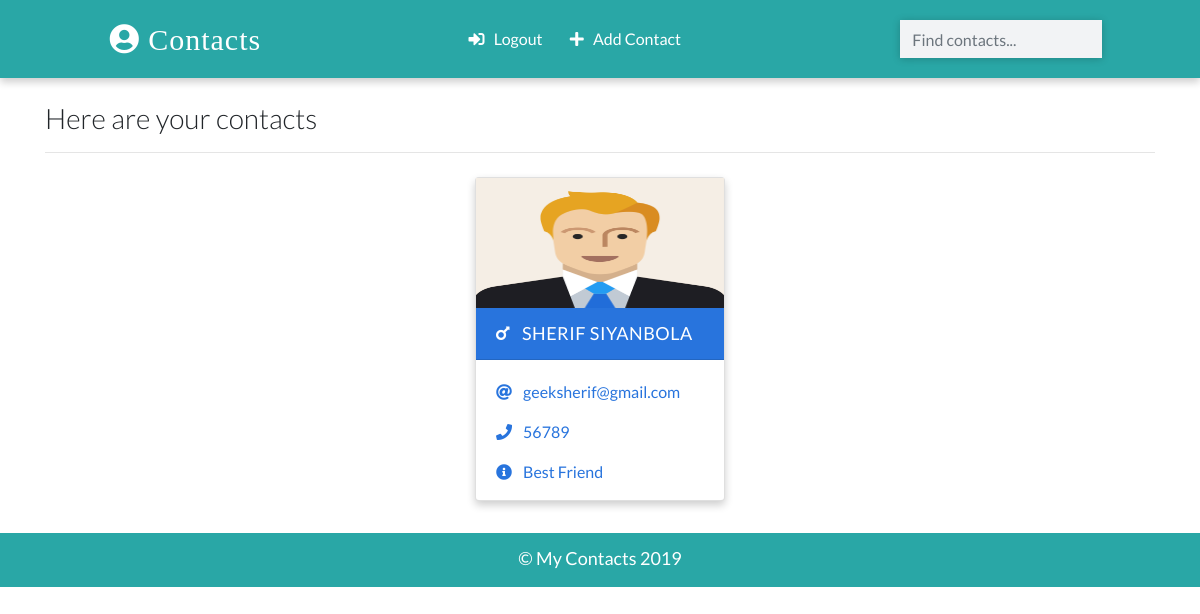
The app's page / (signed in) with its own data.
### app/models.py (models this page shows, shortened)
class Contact(models.Model):
    manager = models.ForeignKey(User, on_delete=models.CASCADE, default=None)
    name = models.CharField(max_length=100)
    email = models.EmailField(max_length=100)
    phone = models.IntegerField()
    info = models.CharField(max_length=100)
    gender = models.CharField(max_length=100, choices=(
        ('male', 'Male'),
        ('female', 'Female')
    ))
    image = models.ImageField(upload_to='images/', blank=True)
    date_added = models.DateTimeField(default=datetime.now)
    class Meta:
        ordering = ['-id']

### app/views.py (the view)
# urls.py: path('',views.HomePageView.as_view(), name="home"),
class HomePageView(LoginRequiredMixin, ListView):
    template_name = 'index.html'
    model = Contact
    context_object_name = 'contacts'
    def get_queryset(self):
        contacts = super().get_queryset()
        return contacts.filter(manager=self.request.user)

### templates/index.html (shortened to what this page needs)
{% extends 'base.html' %}
{% load static %}
{% block content %}
<div class="container">
    <h3 class="heading font-weight-light">Here are your contacts</h3>
    <hr />
</div>
  <div class="container main-part">
  {% if  contacts %}
  {% for contact in contacts%}
    {% include 'partials/_card.html' %}
  {% endfor %}
  {% else %}
  <p class="d-block font-weight-light my-2 heading">You have not saved any contact yet</p>
  {% endif %}
</div>
{% endblock content %}

### templates/partials/_card.html (shortened to what this page needs)
{% load static %}
 {% if  contact.gender == 'male' %}
    <div class="card my-2 mx-2 boy-card {% if 'detail' in request.path %} mx-auto w-25 {% endif %}">
      <img src="{% if contact.image %}
      {{contact.image.url}}
      {% else %}
      {% static 'images/boy.png'%}
      {% endif %}" class="img-fluid" />
      <div class="card-header">
        <a href="{% url 'detail' contact.id %}" class="text-white header-link"
          ><i class="fas fa-mars mr-2"></i> {{contact.name}} </a
        >
      </div>
      <div class="card-body pb-0">
        <p>
          <i class="fas fa-at mr-2"></i>
          <a href="mailto:{{contact.email}}">{{contact.email}}</a>
        </p>
        <p>
          <i class="fas fa-phone mr-2"></i>
          <a href="tel:{{contact.number}}">{{contact.phone}}</a>
        </p>
        <p><i class="fas fa-info-circle mr-2"></i> {{contact.info}}</p>
      </div>
    </div>
  {% endif %}

### static/css/main.css (style rules this page uses)
:root { --back: #29a7a6; --girl: #e64298; --boy: #2874dd; }
body { font-family: Lato, sans-serif; }
.card { box-shadow: 0 4px 8px 0 rgba(0, 0, 0, 0.2); transition: 0.3s; min-width: 250px; box-sizing: border-box; }
img { height: 130px !important; }
.card-header { font-size: 18px; letter-spacing: 0.5px; text-transform: uppercase; }
.boy-card .card-header { background-color: var(--boy); }
.boy-card .card-body, .boy-card .card-body p a { color: var(--boy); }
.card-body p { cursor: pointer; }
.main-part { display: flex; flex-wrap: wrap; justify-content: space-evenly; }

### records on screen
Contact: name "SHERIF SIYANBOLA", email "geeksherif@gmail.com", phone "56789", info "Best Friend"
